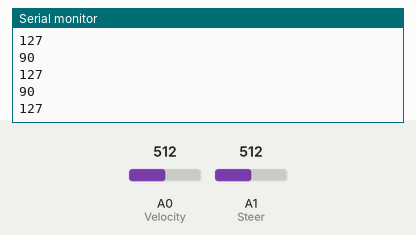
This sketch was run on a simulated Arduino Uno, built with avr-gcc and run on an emulated ATmega328P. Parts: the last lines printed to the serial monitor. The inputs (shaded band) are chosen by the test bench; at power-on: A0 (Velocity) = 512, A1 (Steer) = 512.

Above: at 1.2 s.
1.3 s: A0 (Velocity) set to 716
At 2.0 s:
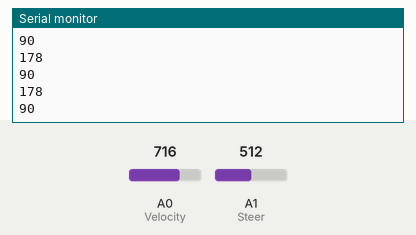
2.8 s: A1 (Steer) set to 716
At 3.8 s:
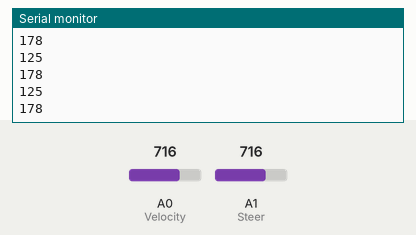
4.3 s: A0 (Velocity) set to 900
At 4.9 s:
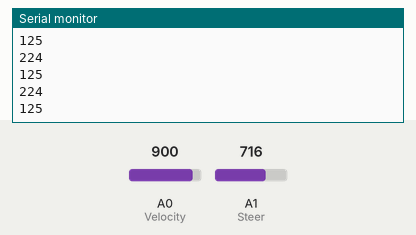
5.8 s: A1 (Steer) set to 900
At 6.4 s:
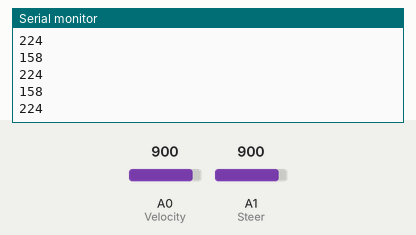
Timing chart, 0 to 8.3 s (numbered marks = the images above; inputs shaded):
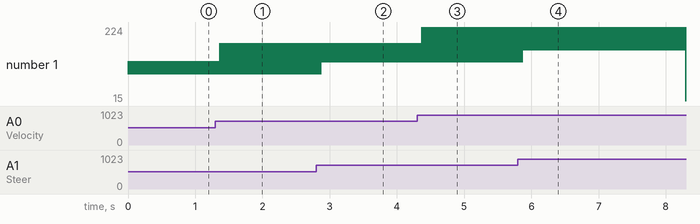

The sketch:

comando.ino
```cpp
#include <SoftwareSerial.h>

SoftwareSerial BTControl(10, 11); // RX | TX

int velocity;
int steer;
int Data[2];
void setup() {
  pinMode(A0,INPUT);  // Velocity
  pinMode(A1,INPUT); // Steer
  Serial.begin(9600);
  BTControl.begin(9600);
}

void loop() {
  // Read The values
  velocity=analogRead(A0);
  steer=analogRead(A1);
  // Work the values read before
  velocity=map(velocity,0,1023,0,255);
  steer=map(steer,0,1023,0,180);
  Serial.println(velocity);
  Serial.println(steer);
  // Send the values trough the bluetooth to the car
  Data[0]=velocity;
  Data[1]=steer;
  BTControl.write(Data[0]);
  BTControl.write(Data[1]);
}
```

Measured:
- after the input at 1.3 s, the serial monitor: prints a new line after 0.07 s (image 1)
- after the input at 2.8 s, the serial monitor: prints a new line after 0.08 s (image 2)
- after the input at 4.3 s, the serial monitor: prints a new line after 0.07 s (image 3)
- after the input at 5.8 s, the serial monitor: prints a new line after 0.07 s (image 4)
- plotted number 1: 90 → 178 after the input at 1.3 s, 178 → 224 after the input at 4.3 s, 224 → 15 after the input at 5.8 s
